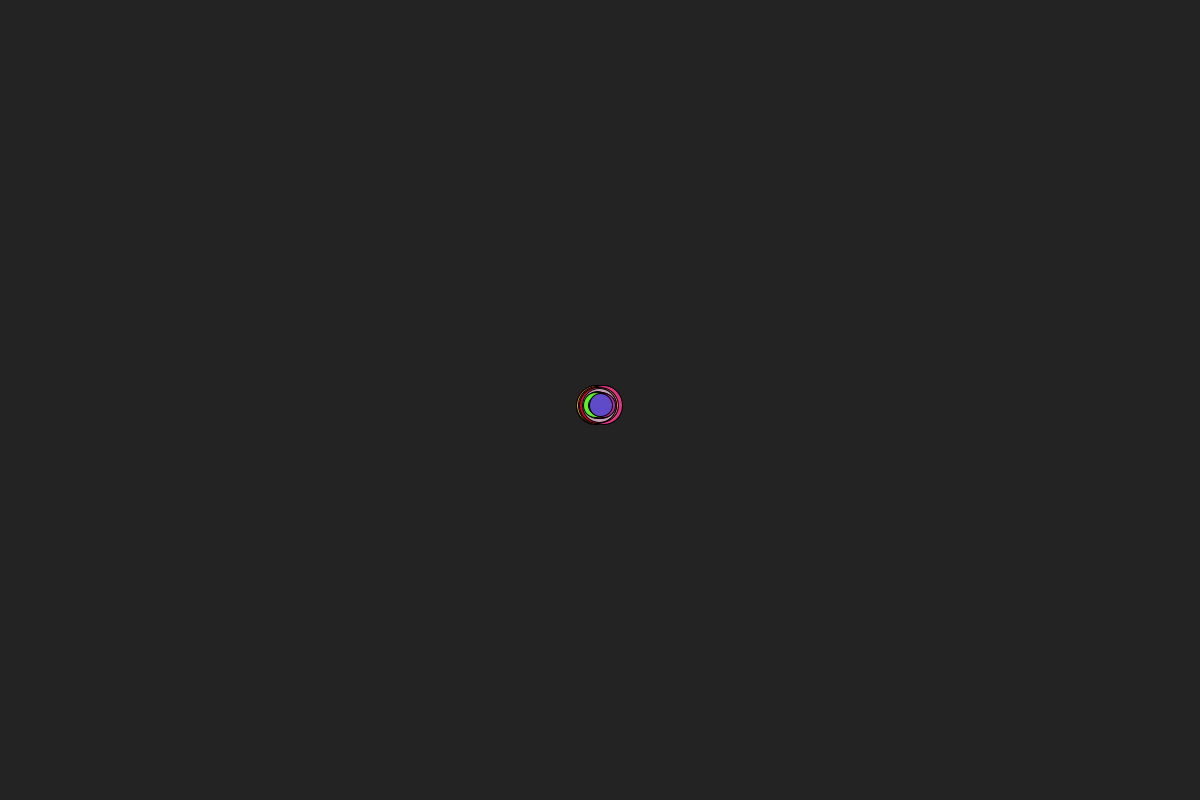
Frame 1 (no input)
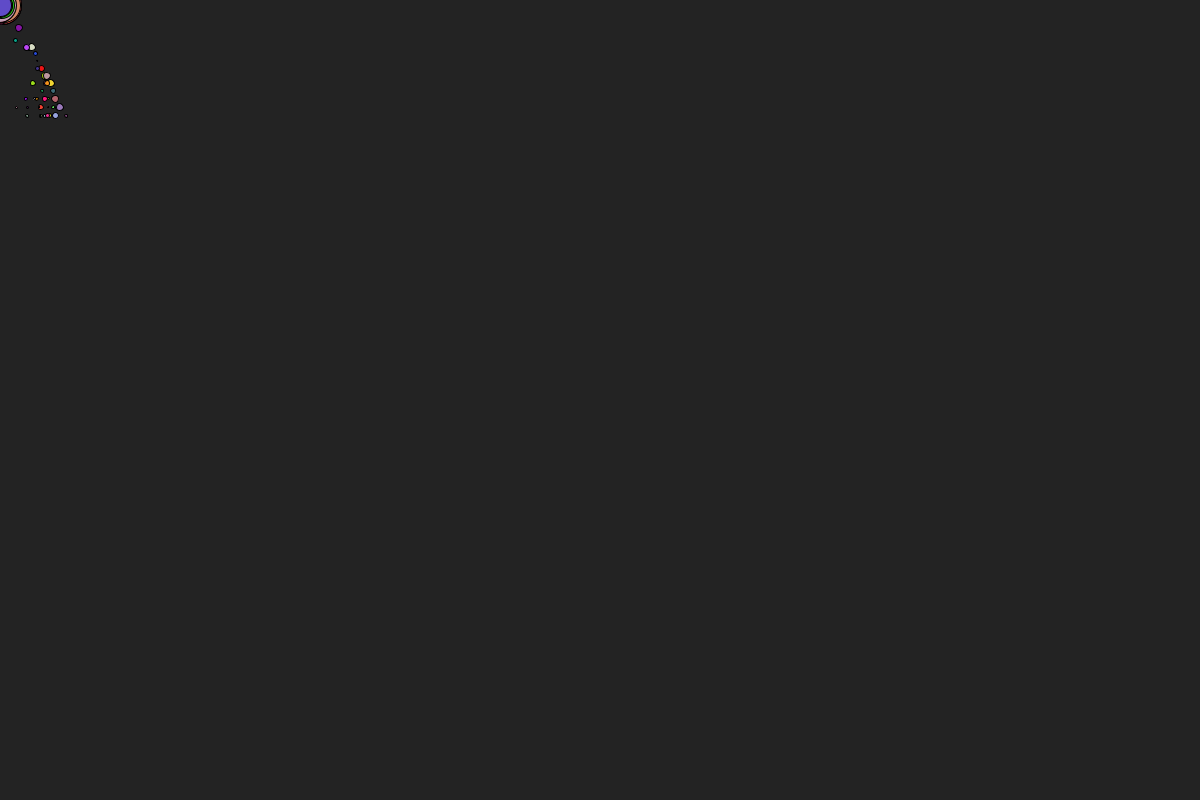
Frame 60 (the mouse pressed at the canvas centre just before this capture)
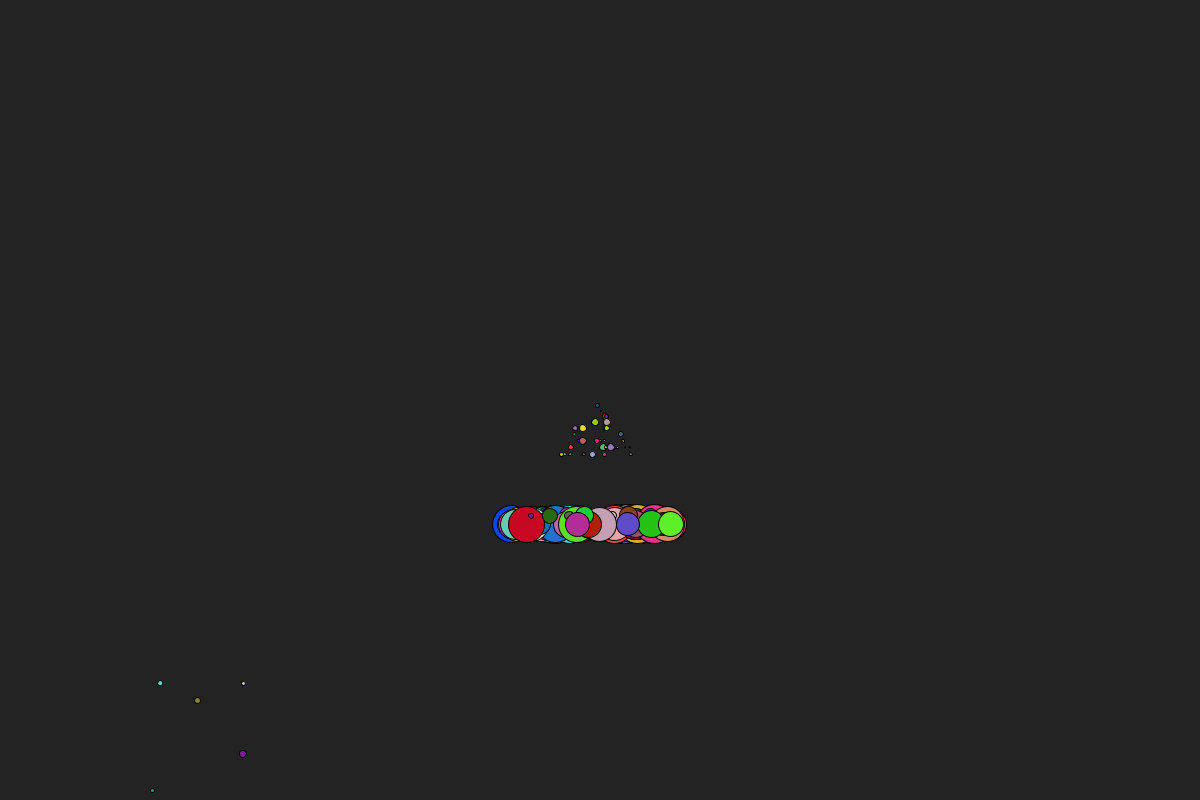
Frame 120 (the mouse held since frame 60 and released just before this capture)

The Processing sketch that drew these frames (run headless with seeded random() and noise(); from frame 60 on, the mouse is pressed at the canvas centre):

// Processing sketch: es208d
// ── es208d.pde
final int numberOfParticles = 200;
Particle[] particles = new Particle[numberOfParticles];
PVector vPos;
PVector vSpd;
PVector vAcc;
color c;

void setup() {
  size(1200, 800);
 for (int i=0; i<particles.length; i++) {
   vPos = new PVector(width/2, height/2);
   vAcc = new PVector(0,0.2);
   vSpd = new PVector(random(-5,4), random(5,-2));
   c = color(int(random(256)), int(random(256)), int(random(256)));
   particles[i] = new Particle(vPos, vSpd, vAcc, int(random(40)), c);
 }
}

void draw() {
 background(35,35,35);
 for (int i=0; i<particles.length; i++) {
   particles[i].mouse();
   particles[i].update();
   particles[i].display();

 }
}
// ── Particle.pde
class Particle {
  private PVector position;
  private int diameter;
  private PVector speed;
  private PVector acceleration;
  private color c;
  
  public Particle(PVector position, PVector speed, PVector acceleration, int d, color c) {
    this.position = position;
    this.diameter = d;
    this.speed = speed;
    this.acceleration = acceleration;
    this.c = c;
  }
  
  public void display() {
    fill(c);
    ellipse(this.position.x, this.position.y, (float)this.diameter, (float)this.diameter);
  }
  
  public void update() {
    // speed2 = speed.mult(m/19.0);
    this.speed = speed.add(acceleration);
    this.position = position.add(speed);
   
  }
  
    public void border() {
    if (this.position.x > width || this.position.y > height) {
      this.position.x = 0;
    };
    if (this.position.x < 0) {
      this.position.x = width;
    }; 
    if (this.position.y < 0) {
      this.position.y = height;
    };
  }
  
  public void bounce() {
    float r = diameter/2.0;
    if (this.position.x > width-r || this. position.x < r) {
      if (speed.x<1) {
        acceleration.x = 0;
        speed.x = 0;
      } else {
        speed.x = speed.x*(-1);
      }
    };
    if (this.position.y > height-r || this.position.y < r) {
      if (speed.y<1) {
        acceleration.y = 0;
        speed.y = 0;
      } else {
        speed.y = speed.y*(-1);
      }
    };
  }
  
  public void center() {
   float r = diameter/2.0;
   if (this.position.y > height-r || this.position.y < r || this.position.x > width-r || this. position.x < r)  {
     position = new PVector(width/2, height/2);
     speed = new PVector(random(-5,4), random(5,2));
   }
  }
  
  public void mouse() {
   float r = diameter/2.0;
   if (this.position.y > height-r || this.position.y < r || this.position.x > width-r || this. position.x < r)  {
     position = new PVector(mouseX, mouseY);
     speed = new PVector(random(-5,4), random(5,2));
   }
  }
}
